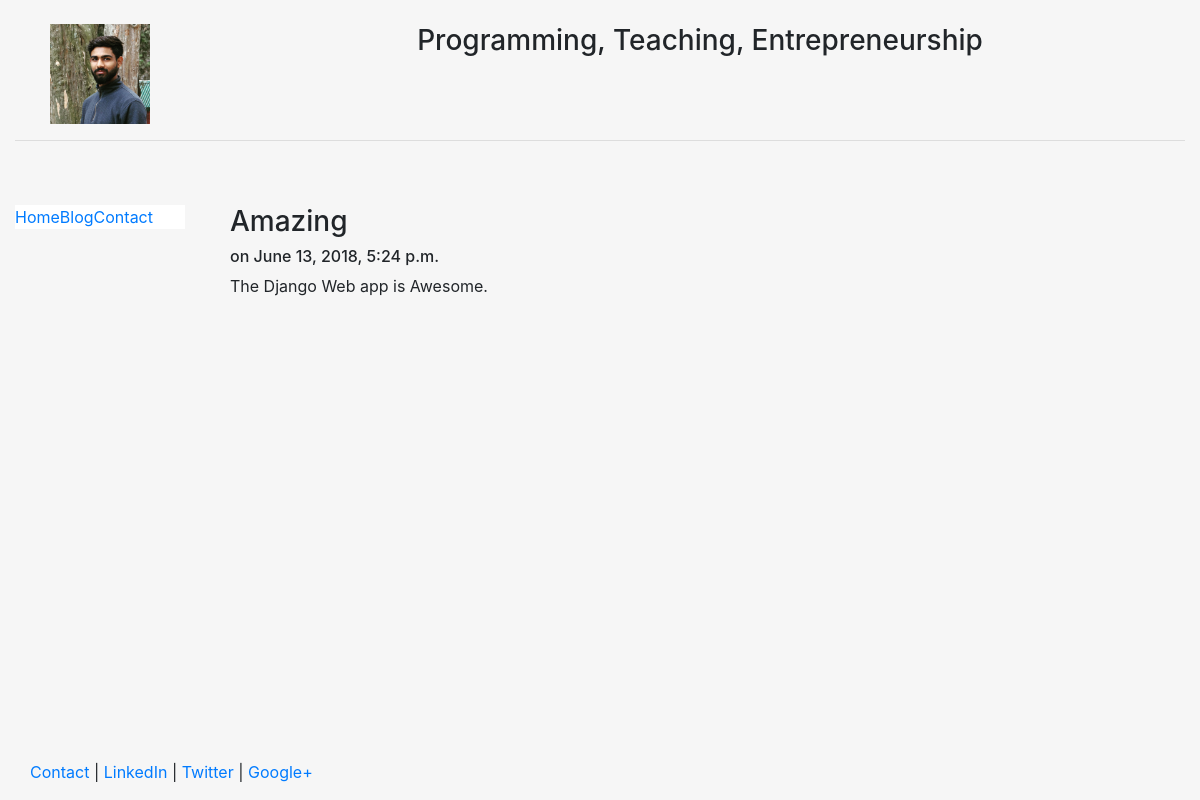
Page /blog/2 on the committed database.
### blog/models.py (models this page shows)
class Post(models.Model):
    title = models.CharField(max_length=140)
    body = models.TextField()
    date = models.DateTimeField()

### blog/templates/blog/post.html
{% extends "personal/header.html" %}
{% block content %}
    <h3>{{post.title}}</h3>
	<h6>on {{post.date}}</h6>
	{{post.body|safe|linebreaks}}
{% endblock %}

### personal/templates/personal/header.html (style rules this page uses)
html, body { height:100% }

### rows in the picture
Post: title "Amazing", date "June 13, 2018, 5:24 p.m.", body "The Django Web app is Awesome."
